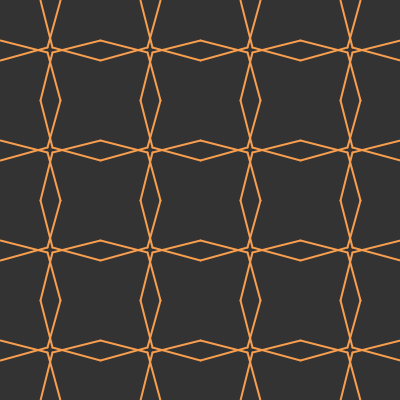
Frame 1 (no input)
Frame 60 (the mouse pressed at the canvas centre just before this capture): identical to frame 1, image omitted
Frame 120 (the mouse held since frame 60 and released just before this capture): identical to frame 1, image omitted

The Processing sketch that drew this single still picture (run headless with seeded random() and noise(); from frame 60 on, the mouse is pressed at the canvas centre):

// Processing sketch: p54_islamic_star_pattern_law_of_sines_2
// ── p54_islamic_star_pattern_law_of_sines_2.pde
/*

http://www.cgl.uwaterloo.ca/csk/projects/starpatterns/
https://en.wikipedia.org/wiki/Ernest_Hanbury_Hankin
https://en.wikipedia.org/wiki/Law_of_sines

*/

ArrayList<Polygon> polys;

float angle;
float delta;

float deltaSlider;
float angleSlider;

void setup() {
  size(400, 400);
  angle = 75;
  delta = 10;
  deltaSlider = delta;
  angleSlider = angle;
  
  polys = new ArrayList<Polygon>();
  
  var inc = 100;
  for (var x = 0; x < width; x += inc) {
    for (var y = 0; y < height; y += inc) {
      var poly = new Polygon(4);
      poly.addVertex(x, y);
      poly.addVertex(x + inc, y);
      poly.addVertex(x + inc, y + inc);
      poly.addVertex(x, y + inc);
      poly.close();
      polys.add(poly);
    }
  }
}

void draw() {
  background(51);
  angle = angleSlider;
  delta = deltaSlider;
  
  strokeWeight(2);
  for (var i = 0; i < polys.size(); i++) {
    var poly = polys.get(i);
    poly.hankin();
    poly.show();
  }
}

void keyPressed() {
  if (keyCode == UP) {
    deltaSlider += 1;
  } else if (keyCode == DOWN) {
    deltaSlider -= 1;
  } else if (keyCode == LEFT) {
    angleSlider -= 1;
  } else if (keyCode == RIGHT) {
    angleSlider += 1;
  }
  deltaSlider = constrain(deltaSlider, 0, 25);
  angleSlider = constrain(angleSlider, 0, 90);
  print("Angle: " + angle + " Delta: " + delta + "\n");
}

class Hankin {
  PVector a, b, v;
  
  Hankin(PVector a, PVector v) {
    this.a = a;
    this.v = v;
    this.b = PVector.add(a, v);
  }
  
  void show() {
    stroke(248, 158, 79);
    strokeWeight(2);
    line(a.x, a.y, b.x, b.y);
  }
}

class Edge {
  PVector a, b;
  Hankin h1, h2;
  
  Edge(PVector a, PVector b) {
    this.a = a;
    this.b = b;
    this.h1 = null;
    this.h2 = null;
  }

  void show() {
    stroke(248, 158, 79);
    //line(this.a.x, this.a.y, this.b.x, this.b.y);
    h1.show();
    h2.show();
  }

  void hankin(float sides) {
    var mid = PVector.add(a, b);
    mid.mult(0.5);

    var v1 = PVector.sub(a, mid);
    var v2 = PVector.sub(b, mid);
    
    // Edge length
    var elen = v1.mag() + delta;
    
    var offset1 = mid;
    var offset2 = mid;
    if (delta > 0) {
      v1.setMag(delta);
      v2.setMag(delta);
      offset1 = PVector.add(mid, v2);
      offset2 = PVector.add(mid, v1);
    }
    v1.normalize();
    v2.normalize();

    v1.rotate(radians(-angle));
    v2.rotate(radians(angle));
    
    // Calculate interior angle
    var interior = (sides - 2) * PI / sides;
    // Law of sines right here!
    var alpha = interior * 0.5;
    var beta = PI - radians(angle) - alpha;
    var hlen = (elen * sin(alpha)) / sin(beta);

    v1.setMag(hlen);
    v2.setMag(hlen);

    h1 = new Hankin(offset1, v1);
    h2 = new Hankin(offset2, v2);
  }
}

class Polygon {
  ArrayList<PVector> vertices;
  ArrayList<Edge> edges;
  float sides;
  
  Polygon(float n) {
    vertices = new ArrayList<PVector>();
    edges = new ArrayList<Edge>();
    sides = n;
  }

  void addVertex(float x, float y) {
    var a = new PVector(x, y);
    var total = vertices.size();
    if (total > 0) {
      var prev = this.vertices.get(total - 1);
      var edge = new Edge(prev, a);
      edges.add(edge);
    }
    vertices.add(a);
  }

  void close() {
    var total = vertices.size();
    var last = vertices.get(total - 1);
    var first = vertices.get(0);
    var edge = new Edge(last, first);
    edges.add(edge);
  }

  void hankin() {
    for (var i = 0; i < edges.size(); i++) {
      var edge = edges.get(i);
      edge.hankin(sides);
    }
  }

  void show() {
    for (var i = 0; i < edges.size(); i++) {
      var edge = edges.get(i);
      edge.show();
    }
  }
}
